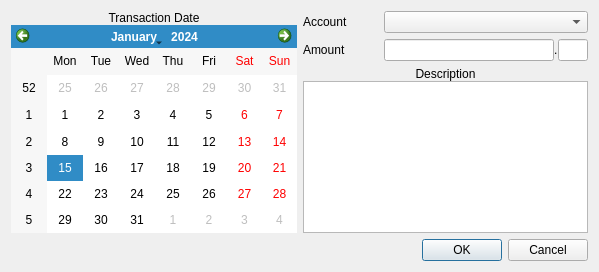
<?xml version="1.0" encoding="UTF-8"?>
<ui version="4.0">
 <class>Withdrawal</class>
 <widget class="QDialog" name="Withdrawal">
  <property name="geometry">
   <rect>
    <x>0</x>
    <y>0</y>
    <width>599</width>
    <height>272</height>
   </rect>
  </property>
  <property name="windowTitle">
   <string>Withdrawal</string>
  </property>
  <layout class="QGridLayout" name="gridLayout">
   <item row="0" column="0">
    <layout class="QHBoxLayout" name="horizontalLayout_5">
     <item>
      <layout class="QVBoxLayout" name="verticalLayout">
       <property name="spacing">
        <number>0</number>
       </property>
       <item>
        <layout class="QHBoxLayout" name="horizontalLayout_3">
         <item>
          <widget class="QLabel" name="label_3">
           <property name="text">
            <string>Transaction Date</string>
           </property>
           <property name="alignment">
            <set>Qt::AlignCenter</set>
           </property>
          </widget>
         </item>
        </layout>
       </item>
       <item>
        <widget class="QCalendarWidget" name="date">
         <property name="toolTip">
          <string>Date that transaction occurred</string>
         </property>
        </widget>
       </item>
      </layout>
     </item>
     <item>
      <layout class="QVBoxLayout" name="verticalLayout_2">
       <property name="spacing">
        <number>-1</number>
       </property>
       <item>
        <layout class="QHBoxLayout" name="horizontalLayout_2">
         <item>
          <widget class="QLabel" name="label_2">
           <property name="minimumSize">
            <size>
             <width>75</width>
             <height>0</height>
            </size>
           </property>
           <property name="maximumSize">
            <size>
             <width>75</width>
             <height>16777215</height>
            </size>
           </property>
           <property name="text">
            <string>Account</string>
           </property>
          </widget>
         </item>
         <item>
          <widget class="QComboBox" name="accountsCombo">
           <property name="toolTip">
            <string>Sub-account to deduct amount from</string>
           </property>
          </widget>
         </item>
        </layout>
       </item>
       <item>
        <layout class="QHBoxLayout" name="horizontalLayout">
         <item>
          <widget class="QLabel" name="label">
           <property name="minimumSize">
            <size>
             <width>75</width>
             <height>0</height>
            </size>
           </property>
           <property name="maximumSize">
            <size>
             <width>75</width>
             <height>16777215</height>
            </size>
           </property>
           <property name="text">
            <string>Amount</string>
           </property>
          </widget>
         </item>
         <item>
          <layout class="QHBoxLayout" name="horizontalLayout_6">
           <property name="spacing">
            <number>0</number>
           </property>
           <item>
            <widget class="QLineEdit" name="wholeCurrency">
             <property name="toolTip">
              <string>Whole currency units (e.g., dollars)</string>
             </property>
             <property name="alignment">
              <set>Qt::AlignRight|Qt::AlignTrailing|Qt::AlignVCenter</set>
             </property>
            </widget>
           </item>
           <item>
            <widget class="QLabel" name="label_5">
             <property name="text">
              <string>.</string>
             </property>
            </widget>
           </item>
           <item>
            <widget class="QLineEdit" name="partialCurrency">
             <property name="maximumSize">
              <size>
               <width>30</width>
               <height>16777215</height>
              </size>
             </property>
             <property name="toolTip">
              <string>Partial units of currency (e.g., cents)</string>
             </property>
             <property name="maxLength">
              <number>2</number>
             </property>
            </widget>
           </item>
          </layout>
         </item>
        </layout>
       </item>
       <item>
        <layout class="QVBoxLayout" name="verticalLayout_3">
         <property name="spacing">
          <number>0</number>
         </property>
         <item>
          <layout class="QHBoxLayout" name="horizontalLayout_4">
           <item>
            <widget class="QLabel" name="label_4">
             <property name="text">
              <string>Description</string>
             </property>
             <property name="alignment">
              <set>Qt::AlignCenter</set>
             </property>
            </widget>
           </item>
          </layout>
         </item>
         <item>
          <widget class="QTextEdit" name="description">
           <property name="toolTip">
            <string>Description of withdrawal</string>
           </property>
          </widget>
         </item>
        </layout>
       </item>
      </layout>
     </item>
    </layout>
   </item>
   <item row="1" column="0">
    <widget class="QDialogButtonBox" name="buttonBox">
     <property name="orientation">
      <enum>Qt::Horizontal</enum>
     </property>
     <property name="standardButtons">
      <set>QDialogButtonBox::Cancel|QDialogButtonBox::Ok</set>
     </property>
    </widget>
   </item>
  </layout>
 </widget>
 <resources/>
 <connections>
  <connection>
   <sender>buttonBox</sender>
   <signal>rejected()</signal>
   <receiver>Withdrawal</receiver>
   <slot>reject()</slot>
   <hints>
    <hint type="sourcelabel">
     <x>316</x>
     <y>260</y>
    </hint>
    <hint type="destinationlabel">
     <x>286</x>
     <y>274</y>
    </hint>
   </hints>
  </connection>
 </connections>
</ui>
